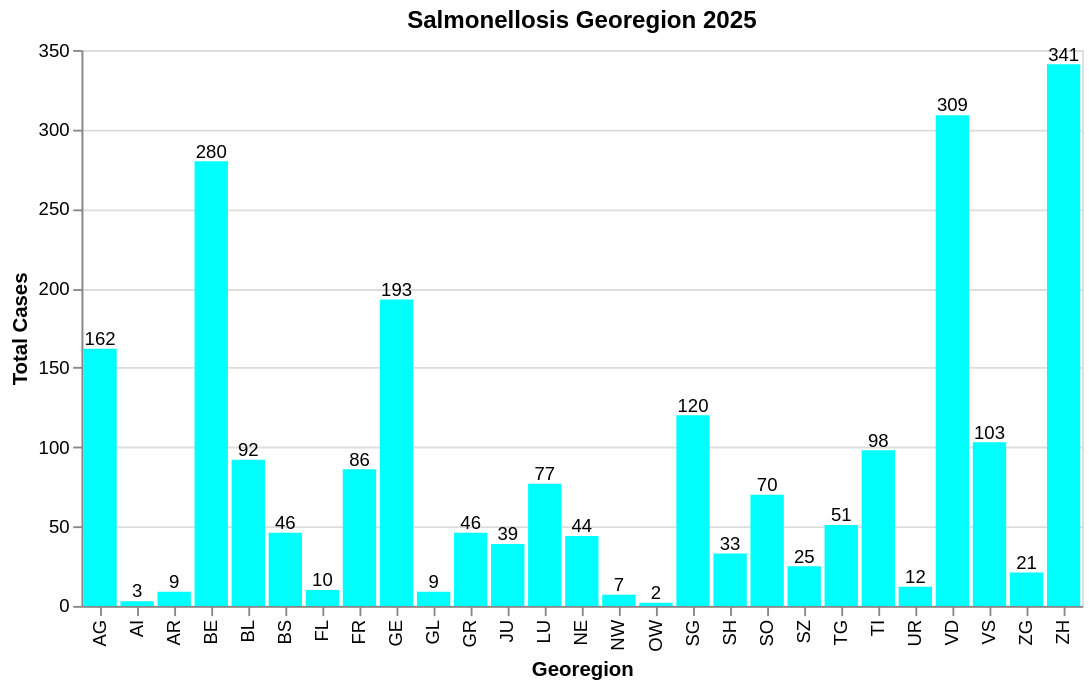

Notebook cell for this chart:
### Markdown cell above
* ZH am höchsten --> grösster Kanton
* kleine Kantone --> weniger Fälle

### Code cell
# nur 2025
data_cantons_2025 = data_cantons[data_cantons["temporal"] == "2025"]

#Gruppieren nach georegion und Werte summieren
counts = (
    data_cantons_2025.groupby("georegion")
        .agg(sum_value=("value", "sum"))
        .reset_index()
)

#Bar Chart
bar_georegion_2025 = alt.Chart(counts).mark_bar(color="aqua").encode(
    x=alt.X("georegion", title="Georegion"),
    y=alt.Y("sum_value", title="Total Cases")
).properties(
    title="Salmonellosis Georegion 2025"
)

# Textlabels
text = bar_georegion_2025.mark_text(
    align="center",
    dy=-5,
    size=10
).encode(
    text="sum_value:Q"
)

# Kombinieren
bar_georegion_2025 = bar_georegion_2025 + text
bar_georegion_2025

### Figure 1 — Vega-Lite specification as saved in the notebook (floating-point values rounded to 4 significant figures)
{"config": {"view": {"continuousWidth": 300, "continuousHeight": 300}}, "layer": [{"mark": {"type": "bar", "color": "aqua"}, "encoding": {"x": {"field": "georegion", "title": "Georegion", "type": "nominal"}, "y": {"field": "sum_value", "title": "Total Cases", "type": "quantitative"}}, "title": "Salmonellosis Georegion 2025"}, {"mark": {"type": "text", "align": "center", "dy": -5, "size": 10}, "encoding": {"text": {"field": "sum_value", "type": "quantitative"}, "x": {"field": "georegion", "title": "Georegion", "type": "nominal"}, "y": {"field": "sum_value", "title": "Total Cases", "type": "quantitative"}}, "title": "Salmonellosis Georegion 2025"}], "data": {"name": "data-517e2466d03cf58cbf1294270db95b41"}, "$schema": "https://vega.github.io/schema/vega-lite/v6.1.0.json", "datasets": {"data-517e2466d03cf58cbf1294270db95b41": [{"georegion": "AG", "sum_value": 162.0}, {"georegion": "AI", "sum_value": 3.0}, {"georegion": "AR", "sum_value": 9.0}, {"georegion": "BE", "sum_value": 280.0}, {"georegion": "BL", "sum_value": 92.0}, {"georegion": "BS", "sum_value": 46.0}, {"georegion": "FL", "sum_value": 10.0}, {"georegion": "FR", "sum_value": 86.0}, {"georegion": "GE", "sum_value": 193.0}, {"georegion": "GL", "sum_value": 9.0}, {"georegion": "GR", "sum_value": 46.0}, {"georegion": "JU", "sum_value": 39.0}, {"georegion": "LU", "sum_value": 77.0}, {"georegion": "NE", "sum_value": 44.0}, {"georegion": "NW", "sum_value": 7.0}, {"georegion": "OW", "sum_value": 2.0}, {"georegion": "SG", "sum_value": 120.0}, {"georegion": "SH", "sum_value": 33.0}, {"georegion": "SO", "sum_value": 70.0}, {"georegion": "SZ", "sum_value": 25.0}, {"georegion": "TG", "sum_value": 51.0}, {"georegion": "TI", "sum_value": 98.0}, {"georegion": "UR", "sum_value": 12.0}, {"georegion": "VD", "sum_value": 309.0}, {"georegion": "VS", "sum_value": 103.0}, {"georegion": "ZG", "sum_value": 21.0}, {"georegion": "ZH", "sum_value": 341.0}]}}
